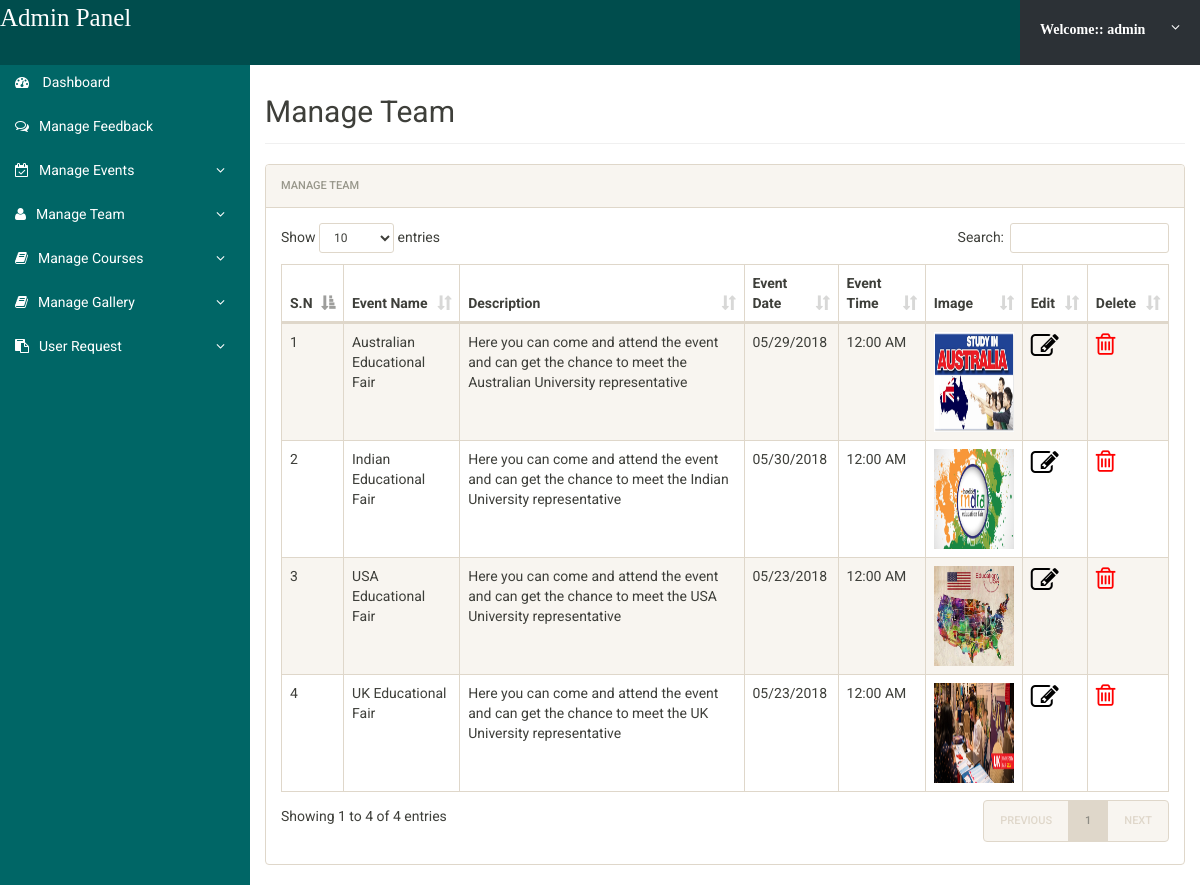
The page /admin/manageevents.php (signed in) on the database its author committed.
### tables this page shows
CREATE TABLE `event` (
  `event_id` int(5) NOT NULL,
  `eventname` varchar(250) NOT NULL,
  `description` varchar(500) NOT NULL,
  `date` varchar(100) NOT NULL,
  `time` varchar(10) NOT NULL,
  `image` longblob NOT NULL
);

### admin/class/DatabaseClass.php (called while the page is built, shortened)
<?php
Class DatabaseAdmin{
 public $host   = "localhost";
 public $user   = "root";
 public $pass   = "";
 public $dbname = "login";
 public $link;
private function connectDB(){
 $this->link = new mysqli($this->host, $this->user, $this->pass,
  $this->dbname);
 }
public function select($query){
  $result = $this->link->query($query) or
   die($this->link->error.__LINE__);
  if($result->num_rows > 0){
    return $result;
  } else {
    return false;
  }
 }
}

### admin/class/AdminClass.php (called while the page is built, shortened)
<?php
include_once 'DatabaseClass.php';
?>
<?php
class AdminClass {
	private $db;
	public function __construct(){
		$this->db=new DatabaseAdmin();
	}
        public function GetAllEvent(){
         $query="SELECT * FROM event order by event_id desc limit 4";
        $result=$this->db->select ($query);
        return $result;
    }
}
?>

### admin/manageevents.php (the view, shortened to what this page needs)
<?php
include "class/AdminClass.php";
$event=new AdminClass();
if (!isset($_SESSION['admin']))
{
  header("LOCATION:login.php");
}
else
{
?>
<!doctype html>
<html lang="en" class="no-js">
<head>
  <link rel="stylesheet" href="css/font-awesome.min.css">
  <link rel="stylesheet" href="css/bootstrap.min.css">
  <link rel="stylesheet" href="css/dataTables.bootstrap.min.css">
  <link rel="stylesheet" href="css/bootstrap-social.css">
  <link rel="stylesheet" href="css/bootstrap-select.css">
  <link rel="stylesheet" href="css/fileinput.min.css">
  <link rel="stylesheet" href="css/awesome-bootstrap-checkbox.css">
  <link rel="stylesheet" href="css/style.css">
</head>
<body>
  <?php include('includes/header.php');?>
  <div class="ts-main-content">
    <?php include('includes/leftbar.php');?>
    <div class="content-wrapper">
      <div class="container-fluid">
        <div class="row">
          <div class="col-md-12">
            <h2 class="page-title">Manage Team</h2>
            <div class="panel panel-default">
              <div class="panel-heading">Manage Team</div>
              <div class="panel-body">
                <div style="overflow-x:auto;">
                <table id="zctb" class="display table table-striped table-bordered table-hover" cellspacing="0" width="100%">
                  <thead>
                    <tr>
                   <th>S.N</th>
                     <th>Event Name</th>
                  <th>Description</th>
                  <th>Event Date</th>
                  <th>Event Time</th>
                  <th>Image</th>
                  <th>Edit</th>
                    <th>Delete</th>
                    </tr>
                  </thead>
                  <tbody>
                                          <?php
          $getevent=$event->GetAllEvent();
          if($getevent){
            $i=0;
            while ($result=$getevent->fetch_assoc()){
              $i++;
              ?>
                    <tr>
                      <td><?php echo $i;?></td>
                      <td><?php echo $result['eventname'];?></td>
                      <td><?php echo $result['description'];?></td>
                       <td><?php echo $result['date'];?></td>
                        <td><?php echo $result['time'];?></td>
                    <td><img src="<?php echo $result['image'];?>" height="100px" width="80px"></td>
    <td><a href="edit_events.php?id=<?php echo $result['event_id'];?>"><i class="fa fa-pencil-square-o fa-2x" style="color: black;"></i></a>&nbsp;&nbsp;
</td><td><a onclick="return confirm('Are you sure to delete ?')" href="?deleventid=<?php echo $result['event_id'];?>"><i class="fa fa-trash-o fa-2x" aria-hidden="true" style="font-size: 25px; color: red;"></i></a></td>
                    </tr>
                    <?php
                  }
                }
                ?>
                  </tbody>
                </table>
              </div>
              </div>
            </div>
          </div>
        </div>
      </div>
    </div>
  </div>
</body>
</html>
<?php } ?>

### admin/css/style.css (style rules this page uses)
html { font-size: 14px; }
@media only screen and (min-width: 480px) { html { font-size: 17px; } }
@media only screen and (min-width: 768px) { html { font-size: 14px; } }
body { font-size: 1em; }
a { color: #37a6c4; }
.panel { overflow: hidden; }
.page-title { padding-bottom: 15px; margin-bottom: 20px; border-bottom: 1px solid #f0f0f0; }
.ts-main-content .content-wrapper { padding-top: 15px; margin-top: 60px; }
@media only screen and (min-width: 992px) { .ts-main-content .content-wrapper { margin-left: 250px; } }

### rows shown on the page
event: eventname "Australian Educational Fair", description "Here you can come and attend the event and can get the chance to meet the Australian University representative", date "05/29/2018", time "12:00 AM", image (picture)
event: eventname "Indian Educational Fair", description "Here you can come and attend the event and can get the chance to meet the Indian University representative", date "05/30/2018", time "12:00 AM", image (picture)
event: eventname "USA Educational Fair", description "Here you can come and attend the event and can get the chance to meet the USA University representative", date "05/23/2018", time "12:00 AM", image (picture)
event: eventname "UK Educational Fair", description "Here you can come and attend the event and can get the chance to meet the UK University representative", date "05/23/2018", time "12:00 AM", image (picture)

### other values the page prints
$_SESSION['admin'] "admin"
